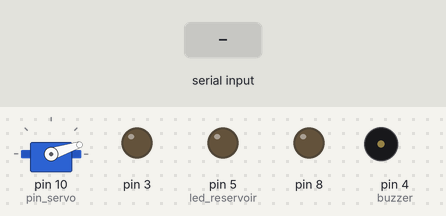
Recording of a sketch running on a simulated Arduino Uno, built with avr-gcc and run on an emulated ATmega328P. Parts: servo, output pins drawn as LEDs (lit = HIGH), buzzer (waves = sounding). The test bench sets the inputs (shaded band).

Above: at 3.9 s.
4.0 s: "son" received over the second serial link
At 10.1 s:
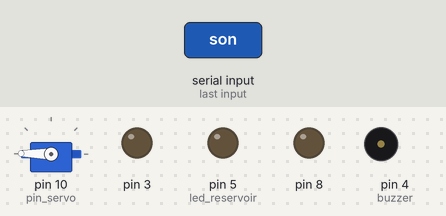
At 14.3 s:
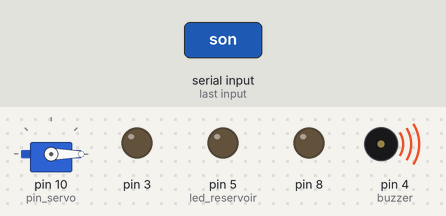
Timing chart, 0 to 24.6 s (numbered marks = the images above; inputs shaded):
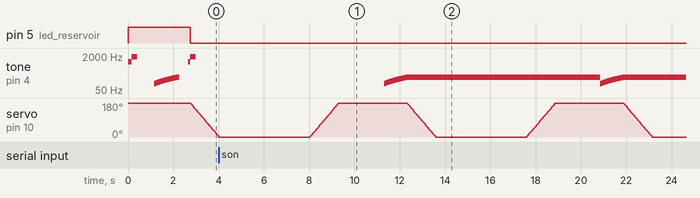

The sketch:

arduino_uno_1_isn.ino
```cpp
#include<Servo.h> // controle du servo moteur
#include <SoftwareSerial.h>// controle bluetooth


SoftwareSerial HC06(12,11);
String message;


  Servo servo_m; // Déclaration du servo qu'on nomme servo_m
  int position_du_servo = 90;  // variable position du servo
  const int pin_servo = 10;

  int buzzer = 4;
int bouton_led = 6;
int led_reservoir = 5;

  //fonction pour faire tourner le servo 0 a gauche et 1 a droite;
void tourner(int variable){
  if (variable == 0){
    for(position_du_servo = 0; position_du_servo< 180; position_du_servo++){
      servo_m.write(position_du_servo);
      delay(7);

    }
  }

  else {
        for(position_du_servo = 180; position_du_servo>=0; position_du_servo--){
      servo_m.write(position_du_servo);
      delay(7); }
      }
       }


void allumage(){

digitalWrite(led_reservoir, HIGH);
digitalWrite(bouton_led, HIGH);
tone (buzzer, 1090, 250);
delay(80);
digitalWrite(bouton_led, LOW);
delay(80);
digitalWrite(bouton_led, HIGH);
tone (buzzer, 1800, 250);

delay(1000);


for(int i = 100; i< 200; i++){
  tone(buzzer, i, i-(i/2));
  delay(10);

}
delay(500);

tone (buzzer, 1090, 250);
digitalWrite(bouton_led, LOW);
delay(80);
digitalWrite(bouton_led, HIGH);
tone (buzzer, 1800, 250);
digitalWrite(led_reservoir, LOW);
}
void setup() {
pinMode(3,OUTPUT);
pinMode(4, OUTPUT);
pinMode(5, OUTPUT);
pinMode(8, OUTPUT);

//bluetooth


  HC06.begin(9600);


allumage();

servo_m.attach(pin_servo);
servo_m.write(position_du_servo);


}

void loop() {
   while(HC06.available()) {

    delay(3);
    char c = HC06.read();
    message+= c; }

    if(message.length() > 0){
      Serial.println(message);
      if (message == "son")
      {
for(int i = 100; i< 200; i++){
  tone(buzzer, i, i-(3*i/2));
  delay(10);}
  }
    }


tourner (1);

delay(2000);


delay(2000);
tourner(0);


delay(2000);
}
```

Measured:
- after the input at 4.0 s, tone on pin 4 (buzzer): plays 100 Hz for 0.01 s, 101 Hz for 0.01 s, 102 Hz for 0.01 s, 103 Hz for 0.01 s, 104 Hz for 0.01 s, 105 Hz for 0.01 s … (200 notes in this stretch), starting after 7.3 s
- by itself, tone on pin 4 (buzzer): plays 1090 Hz for 0.16 s, 1800 Hz for 0.25 s, 100 Hz for 0.01 s, 101 Hz for 0.01 s, 102 Hz for 0.01 s, 103 Hz for 0.01 s … (104 notes in this stretch)
